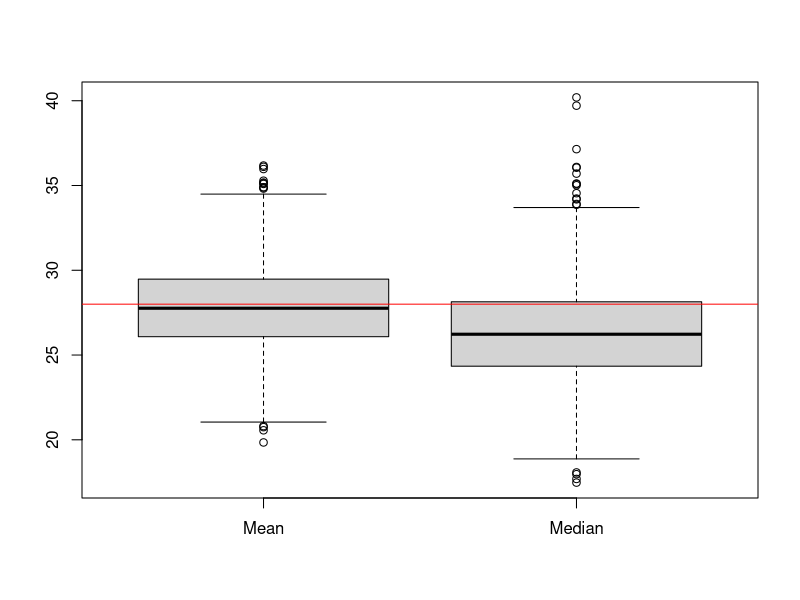

Reproduce this figure in R.
# ----------------------------------------------------------------------
# Programming and Data Analysis with R - Exercises C
# Exercise A
# ----------------------------------------------------------------------

rm(list = ls())

mu <- 28
sigma <- 12
k <- mu^2 / sigma^2 # Shape
lambda <- mu / sigma^2 # Rate

# 1 --------------------------------------------------------------------
set.seed(123)
n <- 20
R <- 1000
y_bar <- rep(NA, R)
y_med <- rep(NA, R)

for (r in 1:R) {
  y <- rgamma(n, shape = k, rate = lambda)
  y_bar[r] <- mean(y) # Sample mean
  y_med[r] <- median(y) # Sample median
}

# 2 --------------------------------------------------------------------
boxplot(y_bar, y_med, names = c("Mean", "Median"))
abline(h = mu, col = "red")

# 3 --------------------------------------------------------------------
mean(y_bar) - mu # Bias of the sample mean, close to 0
mean(y_med) - mu # Bias of the sample median, negative

mean((y_bar - mu)^2) # MSE of the sample mean
mean((y_med - mu)^2) # MSE of the sample median, larger

# The sample mean is preferable

# 4 --------------------------------------------------------------------
# The sample median estimates the median of the population, which is
# smaller than mu because the gamma distribution is asymmetric
qgamma(0.5, shape = k, rate = lambda)
mean(y_med)

# 5 --------------------------------------------------------------------
set.seed(123)
y_bar_norm <- rep(NA, R)
y_med_norm <- rep(NA, R)

for (r in 1:R) {
  y <- rnorm(n, mean = mu, sd = sigma)
  y_bar_norm[r] <- mean(y)
  y_med_norm[r] <- median(y)
}

mean(y_bar_norm) - mu # Both biases are close to 0
mean(y_med_norm) - mu

mean((y_bar_norm - mu)^2) # The sample mean has a smaller MSE
mean((y_med_norm - mu)^2)

sd(y_med_norm) # Simulated standard error of the median
1.25 * sigma / sqrt(n) # Approximate theoretical value
